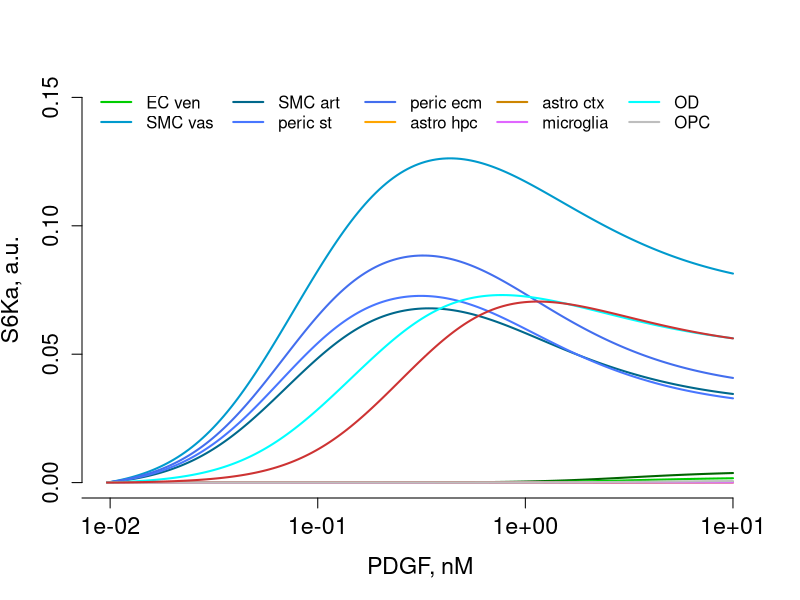

Recreate this plot in R.
rm(list=ls())

# this code plots S6Ka dependence on ligand concentrations, based on output files from ode runs

#These files should be loaded from subdirectory /outputs while running this code, for example by setwd() to this subdirectory

# The output files were generated using
# mTOR_output_ligand_range_ins.R
# mTOR_output_ligand_range_PDGF.R
# mTOR_output_ligand_range_NRG.R

insul <- 10
ins <- 10
while (ins > 0.01) {
  ins <- ins/1.04
  insul <- c(insul,ins)
}

# plot dose dependence for PDGF, Fig. 3A

ins_ref <- read.csv("pdgf_ref_EC_artery.csv", header = T, stringsAsFactors = FALSE)
#ins_ref <- read.csv("nrg_ref_EC_artery.csv", header = T, stringsAsFactors = FALSE)
#ins_ref <- read.csv("ins_ref_EC_artery.csv", header = T, stringsAsFactors = FALSE)
S6K_pdgf <- data.frame(PDGF=insul,EC_artery=as.numeric(t(ins_ref[21,-1])))
ins_ref <- read.csv("pdgf_ref_EC_capillary.csv", header = T, stringsAsFactors = FALSE)
#ins_ref <- read.csv("nrg_ref_EC_capillary.csv", header = T, stringsAsFactors = FALSE)
#ins_ref <- read.csv("ins_ref_EC_capillary.csv", header = T, stringsAsFactors = FALSE)
S6K_pdgf <- data.frame(S6K_pdgf,EC_capillary=as.numeric(t(ins_ref[21,-1])))
ins_ref <- read.csv("pdgf_ref_EC_venous.csv", header = T, stringsAsFactors = FALSE)
#ins_ref <- read.csv("nrg_ref_EC_venous.csv", header = T, stringsAsFactors = FALSE)
#ins_ref <- read.csv("ins_ref_EC_venous.csv", header = T, stringsAsFactors = FALSE)
S6K_pdgf <- data.frame(S6K_pdgf,EC_venous=as.numeric(t(ins_ref[21,-1])))
ins_ref <- read.csv("pdgf_ref_SMC_vasc.csv", header = T, stringsAsFactors = FALSE)
#ins_ref <- read.csv("nrg_ref_SMC_vasc.csv", header = T, stringsAsFactors = FALSE)
#ins_ref <- read.csv("ins_ref_SMC_vasc.csv", header = T, stringsAsFactors = FALSE)
S6K_pdgf <- data.frame(S6K_pdgf,SMC_vasc=as.numeric(t(ins_ref[21,-1])))
ins_ref <- read.csv("pdgf_ref_SMC_artery.csv", header = T, stringsAsFactors = FALSE)
#ins_ref <- read.csv("nrg_ref_SMC_artery.csv", header = T, stringsAsFactors = FALSE)
#ins_ref <- read.csv("ins_ref_SMC_artery.csv", header = T, stringsAsFactors = FALSE)
S6K_pdgf <- data.frame(S6K_pdgf,SMC_artery=as.numeric(t(ins_ref[21,-1])))
ins_ref <- read.csv("pdgf_ref_pericytes_st.csv", header = T, stringsAsFactors = FALSE)
#ins_ref <- read.csv("nrg_ref_pericytes_st.csv", header = T, stringsAsFactors = FALSE)
#ins_ref <- read.csv("ins_ref_pericytes_st.csv", header = T, stringsAsFactors = FALSE)
S6K_pdgf <- data.frame(S6K_pdgf,pericytes_st=as.numeric(t(ins_ref[21,-1])))
ins_ref <- read.csv("pdgf_ref_pericytes_ECM.csv", header = T, stringsAsFactors = FALSE)
#ins_ref <- read.csv("nrg_ref_pericytes_ECM.csv", header = T, stringsAsFactors = FALSE)
#ins_ref <- read.csv("ins_ref_pericytes_ECM.csv", header = T, stringsAsFactors = FALSE)
S6K_pdgf <- data.frame(S6K_pdgf,pericytes_ECM=as.numeric(t(ins_ref[21,-1])))
ins_ref <- read.csv("pdgf_ref_astro_Hpc.csv", header = T, stringsAsFactors = FALSE)
#ins_ref <- read.csv("nrg_ref_astro_Hpc.csv", header = T, stringsAsFactors = FALSE)
#ins_ref <- read.csv("ins_ref_astro_Hpc.csv", header = T, stringsAsFactors = FALSE)
S6K_pdgf <- data.frame(S6K_pdgf,astro_Hpc=as.numeric(t(ins_ref[21,-1])))
ins_ref <- read.csv("pdgf_ref_astro_ctx.csv", header = T, stringsAsFactors = FALSE)
#ins_ref <- read.csv("nrg_ref_astro_ctx.csv", header = T, stringsAsFactors = FALSE)
#ins_ref <- read.csv("ins_ref_astro_ctx.csv", header = T, stringsAsFactors = FALSE)
S6K_pdgf <- data.frame(S6K_pdgf,astro_ctx=as.numeric(t(ins_ref[21,-1])))
ins_ref <- read.csv("pdgf_ref_microglia.csv", header = T, stringsAsFactors = FALSE)
#ins_ref <- read.csv("nrg_ref_microglia.csv", header = T, stringsAsFactors = FALSE)
#ins_ref <- read.csv("ins_ref_microglia.csv", header = T, stringsAsFactors = FALSE)
S6K_pdgf <- data.frame(S6K_pdgf,microglia=as.numeric(t(ins_ref[21,-1])))
ins_ref <- read.csv("pdgf_ref_oligodegro.csv", header = T, stringsAsFactors = FALSE)
#ins_ref <- read.csv("nrg_ref_oligodegro.csv", header = T, stringsAsFactors = FALSE)
#ins_ref <- read.csv("ins_ref_oligodegro.csv", header = T, stringsAsFactors = FALSE)
S6K_pdgf <- data.frame(S6K_pdgf,oligodegro=as.numeric(t(ins_ref[21,-1])))
ins_ref <- read.csv("pdgf_ref_OPC.csv", header = T, stringsAsFactors = FALSE)
#ins_ref <- read.csv("nrg_ref_OPC.csv", header = T, stringsAsFactors = FALSE)
#ins_ref <- read.csv("ins_ref_OPC.csv", header = T, stringsAsFactors = FALSE)
S6K_pdgf <- data.frame(S6K_pdgf,OPC=as.numeric(t(ins_ref[21,-1])))
ins_ref <- read.csv("pdgf_ref_neuron.csv", header = T, stringsAsFactors = FALSE)
#ins_ref <- read.csv("nrg_ref_neuron.csv", header = T, stringsAsFactors = FALSE)
#ins_ref <- read.csv("ins_ref_neuron.csv", header = T, stringsAsFactors = FALSE)
S6K_pdgf <- data.frame(S6K_pdgf,neuron=as.numeric(t(ins_ref[21,-1])))
L <- dim(S6K_pdgf)[1]
background <- S6K_pdgf[L,-1]
for (i in 1:(L-1)) {
  background <- rbind(background,S6K_pdgf[L,-1])
}
S6K_pdgf_ <- S6K_pdgf[,-1]-background
S6K_pdgf[,-1] <- S6K_pdgf_

#par(mfrow=c(1,3)) 
plot(insul,S6K_pdgf$EC_artery, bty="n",pch=16,lwd = 2,cex.lab=1.4,cex.axis=1.3,main = "",lty="solid",log = 'x',col="darkgreen",ylim=c(0, 0.15),xaxt="n",ylab='S6Ka, a.u.', xlab='PDGF, nM',type = "l") 
#plot(insul,S6K_pdgf$EC_artery, bty="n",pch=16,lwd = 2,cex.lab=1.4,cex.axis=1.3,main = "",lty="solid",log = 'x',col="darkgreen",ylim=c(0, 0.06),xaxt="n",ylab='S6Ka, a.u.', xlab='NRG, nM',type = "l") 
#plot(insul,S6K_pdgf$EC_artery, bty="n",pch=16,lwd = 2,cex.lab=1.4,cex.axis=1.3,main = "",lty="solid",log = 'x',col="darkgreen",ylim=c(0, 0.15),xaxt="n",ylab='S6Ka, a.u.', xlab='insulin, nM',type = "l") 
lines(insul,S6K_pdgf$EC_capillary, pch=16,lwd = 2,cex=0.1,lty="solid",col="green",xaxt="n",type = "l")
lines(insul,S6K_pdgf$EC_venous, pch=16,lwd = 2,cex=0.1,lty="solid",col="green3",xaxt="n",type = "l")
lines(insul,S6K_pdgf$SMC_vasc, pch=16,lwd = 2,cex=0.1,lty="solid",col="deepskyblue3",xaxt="n",type = "l")
lines(insul,S6K_pdgf$SMC_artery, pch=16,lwd = 2,cex=0.1,lty="solid",col="deepskyblue4",xaxt="n",type = "l")
lines(insul,S6K_pdgf$pericytes_st, pch=16,lwd = 2,cex=0.1,lty="solid",col="royalblue1",xaxt="n",type = "l")
lines(insul,S6K_pdgf$pericytes_ECM, pch=16,lwd = 2,cex=0.1,lty="solid",col="royalblue2",xaxt="n",type = "l")
lines(insul,S6K_pdgf$astro_Hpc, pch=16,lwd = 2,cex=0.1,lty="solid",col="orange",xaxt="n",type = "l")
lines(insul,S6K_pdgf$astro_ctx, pch=16,lwd = 2,cex=0.1,lty="solid",col="orange3",xaxt="n",type = "l")
lines(insul,S6K_pdgf$microglia, pch=16,lwd = 2,cex=0.1,lty="solid",col="mediumorchid1",xaxt="n",type = "l")
lines(insul,S6K_pdgf$OPC, pch=16,lwd = 2,cex=0.1,lty="solid",col="cyan",xaxt="n",type = "l")
lines(insul,S6K_pdgf$oligodegro, pch=16,lwd = 2,cex=0.1,lty="solid",col="grey",xaxt="n",type = "l")
lines(insul,S6K_pdgf$neuron, pch=16,lwd = 2,cex=0.1,lty="solid",col="brown3",xaxt="n",type = "l")
axis(1, at = c(0.0001,0.001,0.01,0.1,1,10),cex.axis=1.4, las=1)

cel <- c("EC art","EC cap","EC ven","SMC vas","SMC art","peric st","peric ecm", "astro hpc","astro ctx","microglia","OD","OPC","neuron")
legend("top",cex = 1,bty="n",ncol=7, legend=cel, col=c("darkgreen","green","green3","deepskyblue3","deepskyblue4","royalblue1","royalblue2","orange","orange3","mediumorchid1","cyan","grey","brown3"),lty=rep("solid",length(cel)),lwd = 2)

#svg("Fig3A.svg", width = 12, height =4)
#jpeg("Fig3A.jpeg", width = 5, height =5.5, units = 'in', res = 600)
#dev.off()


